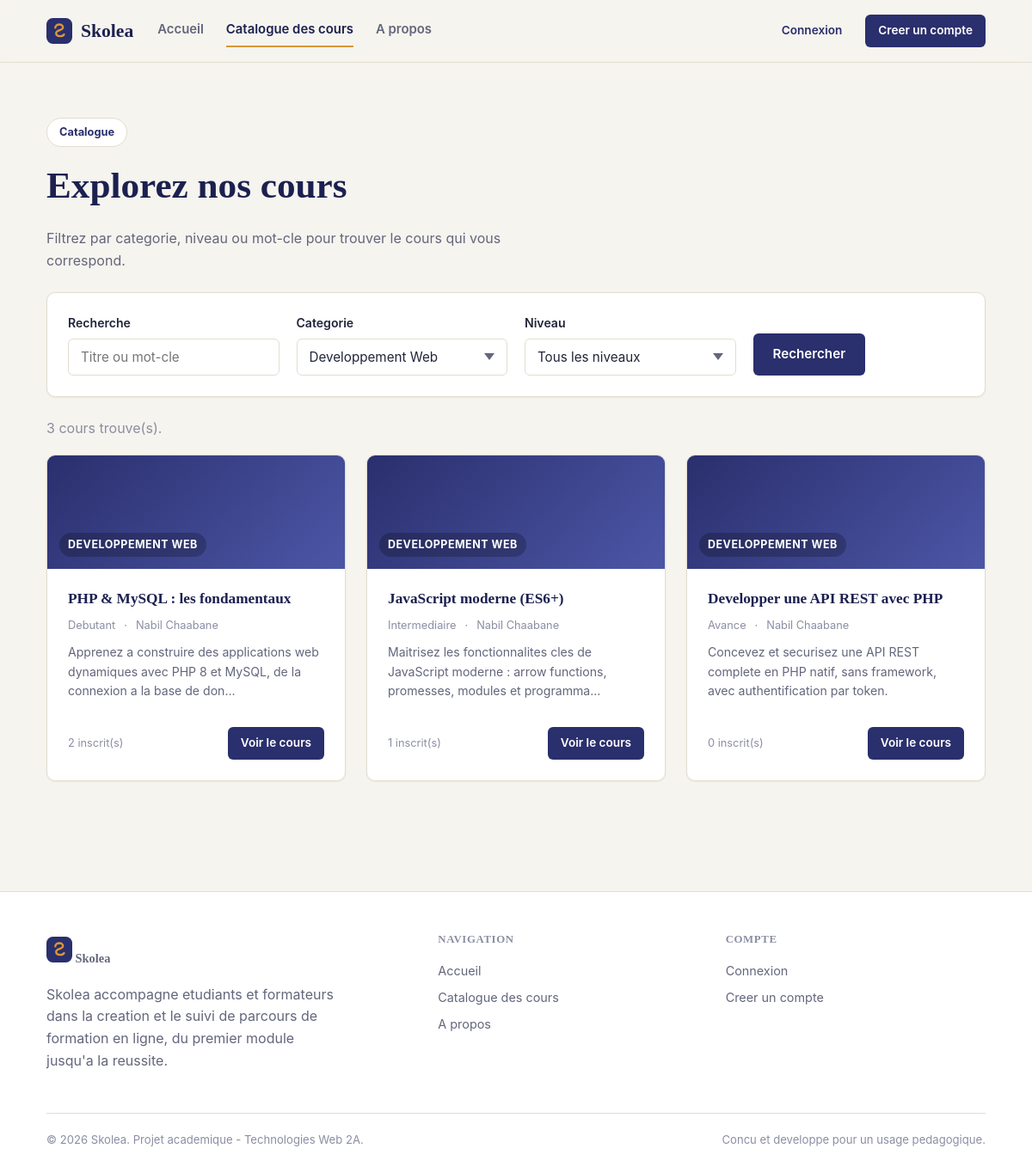
Page /SkoleaMVC/View/FrontOffice/cours.php?categorie=Developpement+Web on the committed database.
### tables this page shows
CREATE TABLE cours (
    id              INT UNSIGNED AUTO_INCREMENT PRIMARY KEY,
    titre           VARCHAR(150) NOT NULL,
    description     TEXT NOT NULL,
    categorie_id    INT UNSIGNED NOT NULL,
    formateur_id    INT UNSIGNED NOT NULL,
    image           VARCHAR(255) NULL,
    niveau          ENUM('debutant', 'intermediaire', 'avance') NOT NULL DEFAULT 'debutant',
    statut          ENUM('brouillon', 'publie') NOT NULL DEFAULT 'brouillon',
    date_creation   DATETIME NOT NULL DEFAULT CURRENT_TIMESTAMP,
    date_maj        DATETIME NOT NULL DEFAULT CURRENT_TIMESTAMP ON UPDATE CURRENT_TIMESTAMP,
    CONSTRAINT fk_cours_categorie FOREIGN KEY (categorie_id) REFERENCES categories(id)
        ON DELETE RESTRICT ON UPDATE CASCADE,
    CONSTRAINT fk_cours_formateur FOREIGN KEY (formateur_id) REFERENCES utilisateurs(id)
        ON DELETE CASCADE ON UPDATE CASCADE
);

CREATE TABLE categories (
    id              INT UNSIGNED AUTO_INCREMENT PRIMARY KEY,
    nom             VARCHAR(100) NOT NULL UNIQUE,
    description     VARCHAR(255) NULL,
    date_creation   DATETIME NOT NULL DEFAULT CURRENT_TIMESTAMP
);

CREATE TABLE utilisateurs (
    id              INT UNSIGNED AUTO_INCREMENT PRIMARY KEY,
    nom             VARCHAR(80)  NOT NULL,
    prenom          VARCHAR(80)  NOT NULL,
    email           VARCHAR(150) NOT NULL UNIQUE,
    mot_de_passe    VARCHAR(255) NOT NULL,
    role            ENUM('administrateur', 'formateur', 'etudiant') NOT NULL DEFAULT 'etudiant',
    photo           VARCHAR(255) NULL,
    bio             VARCHAR(500) NULL,
    date_creation   DATETIME NOT NULL DEFAULT CURRENT_TIMESTAMP
);

### SkoleaMVC/helpers.php (called while the page is built, shortened)
<?php
function e($value)
{
    return htmlspecialchars($value ?? '', ENT_QUOTES, 'UTF-8');
}
function niveau_label($niveau)
{
    if ($niveau === 'debutant') return 'Debutant';
    if ($niveau === 'intermediaire') return 'Intermediaire';
    if ($niveau === 'avance') return 'Avance';
    return ucfirst($niveau);
}

### config.php (called while the page is built)
<?php
class config
{
    private static $pdo = null;
    public static function getConnexion()
    {
        if (!isset(self::$pdo)) {
            $servername = "localhost";
            $username = "root";
            $password = "";
            $dbname = "skolea";
            try {
                self::$pdo = new PDO(
                    "mysql:host=$servername;dbname=$dbname;charset=utf8mb4",
                    $username,
                    $password
                );
                self::$pdo->setAttribute(PDO::ATTR_ERRMODE, PDO::ERRMODE_EXCEPTION);
                self::$pdo->setAttribute(PDO::ATTR_DEFAULT_FETCH_MODE, PDO::FETCH_ASSOC);
            } catch (Exception $e) {
                die('Erreur de connexion : ' . $e->getMessage());
            }
        }
        return self::$pdo;
    }
}

### SkoleaMVC/Model/Categorie.php (called while the page is built, shortened)
<?php
class Categorie
{
    private $pdo;
    public function __construct()
    {
        $this->pdo = config::getConnexion();
    }
    public function all()
    {
        return $this->pdo->query('SELECT * FROM categories ORDER BY nom')->fetchAll();
    }
}

### SkoleaMVC/Model/Cours.php (called while the page is built, shortened)
<?php
class Cours
{
    private $pdo;
    private $selectAvecJointures = "
        SELECT c.*, cat.nom AS categorie_nom,
               u.nom AS formateur_nom, u.prenom AS formateur_prenom,
               (SELECT COUNT(*) FROM inscriptions i WHERE i.cours_id = c.id) AS nb_inscrits,
               (SELECT COUNT(*) FROM modules m WHERE m.cours_id = c.id) AS nb_modules
        FROM cours c
        INNER JOIN categories cat ON cat.id = c.categorie_id
        INNER JOIN utilisateurs u ON u.id = c.formateur_id
    ";
    public function __construct()
    {
        $this->pdo = config::getConnexion();
    }
    public function paginate($limit, $offset, $filtres = [])
    {
        list($where, $params) = $this->buildFiltre($filtres);
        $stmt = $this->pdo->prepare(
            $this->selectAvecJointures . " {$where} ORDER BY c.date_creation DESC LIMIT :limit OFFSET :offset"
        );
        foreach ($params as $key => $value) {
            $stmt->bindValue($key, $value);
        }
        $stmt->bindValue(':limit', $limit, PDO::PARAM_INT);
        $stmt->bindValue(':offset', $offset, PDO::PARAM_INT);
        $stmt->execute();
        return $stmt->fetchAll();
    }
    public function count($filtres = [])
    {
        list($where, $params) = $this->buildFiltre($filtres);
        $stmt = $this->pdo->prepare("SELECT COUNT(*) FROM cours c {$where}");
        $stmt->execute($params);
        return (int) $stmt->fetchColumn();
    }
    private function buildFiltre($filtres)
    {
        $conditions = [];
        $params = [];
        if (!empty($filtres['statut'])) {
            $conditions[] = 'c.statut = :statut';
            $params[':statut'] = $filtres['statut'];
        }
        if (!empty($filtres['categorie_id'])) {
            $conditions[] = 'c.categorie_id = :categorie_id';
            $params[':categorie_id'] = $filtres['categorie_id'];
        }
        $where = $conditions === [] ? '' : 'WHERE ' . implode(' AND ', $conditions);
        return [$where, $params];
    }
}

### SkoleaMVC/View/FrontOffice/cours.php (the view, shortened to what this page needs)
<?php
require_once __DIR__ . '/../../bootstrap.php';
require_once __DIR__ . '/../../Model/Cours.php';
require_once __DIR__ . '/../../Model/Categorie.php';
$categorieNom = trim($_GET['categorie'] ?? '');
$recherche = trim($_GET['q'] ?? '');
$categorieModel = new Categorie();
$categories = $categorieModel->all();
$filtres = ['statut' => 'publie'];
foreach ($categories as $cat) {
    if ($cat['nom'] === $categorieNom) {
        $filtres['categorie_id'] = $cat['id'];
    }
}
$coursModel = new Cours();
$parPage = 6;
$page = max(1, (int) ($_GET['page'] ?? 1));
$total = $coursModel->count($filtres);
$totalPages = max(1, (int) ceil($total / $parPage));
$page = min($page, $totalPages);
$offset = ($page - 1) * $parPage;
$cours = $coursModel->paginate($parPage, $offset, $filtres);
require __DIR__ . '/includes/header.php';
?>
<section class="section" style="padding-bottom:24px;">
    <div class="container">
        <span class="hero-eyebrow">Catalogue</span>
        <h1>Explorez nos cours</h1>
        <p class="text-muted" style="max-width:56ch;">Filtrez par categorie, niveau ou mot-cle pour trouver le cours qui vous correspond.</p>
        <form method="get" action="cours.php" class="card" style="margin-top:24px;">
            <div class="card-body form-row" style="align-items:end;">
                <div class="form-group" style="margin-bottom:0;">
                    <label class="form-label" for="q">Recherche</label>
                    <input type="text" id="q" name="q" class="form-control" placeholder="Titre ou mot-cle" value="<?= e($recherche) ?>">
                </div>
                <div class="form-group" style="margin-bottom:0;">
                    <label class="form-label" for="categorie">Categorie</label>
                    <select id="categorie" name="categorie" class="form-control">
                        <?php foreach ($categories as $cat): ?>
                            <option value="<?= e($cat['nom']) ?>" <?= $categorieNom === $cat['nom'] ? 'selected' : '' ?>><?= e($cat['nom']) ?></option>
                        <?php endforeach; ?>
                    </select>
                </div>
                <div class="form-group" style="margin-bottom:0;">
                    <label class="form-label" for="niveau">Niveau</label>
                    <select id="niveau" name="niveau" class="form-control">
                        <option value="">Tous les niveaux</option>
                    </select>
                </div>
                <div class="form-group" style="margin-bottom:0;">
                    <button type="submit" class="btn btn-primary">Rechercher</button>
                </div>
            </div>
        </form>
    </div>
</section>
<section class="section" style="padding-top:0;">
    <div class="container">
        <p class="text-soft" style="margin-bottom:18px;"><?= (int) $total ?> cours trouve(s).</p>
        <?php if ($cours === []): ?>
            <div class="empty-state card">
                <h3>Aucun cours ne correspond a votre recherche</h3>
                <p>Essayez d'autres criteres ou consultez le catalogue complet.</p>
                <a href="cours.php" class="btn btn-outline">Reinitialiser les filtres</a>
            </div>
        <?php else: ?>
            <div class="grid grid-cols-3">
                <?php foreach ($cours as $c): ?>
                    <article class="card course-card">
                        <div class="course-thumb"><span><?= e($c['categorie_nom']) ?></span></div>
                        <div class="card-body">
                            <h3><a href="cours_detail.php?id=<?= (int) $c['id'] ?>"><?= e($c['titre']) ?></a></h3>
                            <div class="course-meta">
                                <span><?= e(niveau_label($c['niveau'])) ?></span>
                                <span>&middot;</span>
                                <span><?= e($c['formateur_prenom'] . ' ' . $c['formateur_nom']) ?></span>
                            </div>
                            <p class="course-desc"><?= e(mb_strimwidth($c['description'], 0, 110, '...')) ?></p>
                            <div class="card-footer">
                                <span class="text-soft" style="font-size:.8rem;"><?= (int) $c['nb_inscrits'] ?> inscrit(s)</span>
                                <a href="cours_detail.php?id=<?= (int) $c['id'] ?>" class="btn btn-primary btn-sm">Voir le cours</a>
                            </div>
                        </div>
                    </article>
                <?php endforeach; ?>
            </div>
        <?php endif; ?>
    </div>
</section>
<?php require __DIR__ . '/includes/footer.php'; ?>

### SkoleaMVC/assets/css/app.css (style rules this page uses)
:root { --color-bg: #f6f4ee; --color-surface: #ffffff; --color-surface-alt: #efece2; --color-border: #e2ddd0; --color-text: #21243a; --color-text-muted: #63667c; --color-text-soft: #8b8ea3; --color-primary: #2a2f6d; --color-primary-dark: #1c2050; --color-primary-light: #4c56a6; --color-accent: #dd9636; --color-accent-dark: #b87a24; --color-success: #2e8b57; --color-success-bg: #e5f3ea; --color-warning: #c77d22; --color-warning-bg: #faf0e0; --color-danger: #c1443a; --color-danger-bg: #fbe9e7; --color-info: #2f6f9e; --color-info-bg: #e7f1f7; --font-heading: Cambria, Georgia, 'Times New Roman', serif; --font-body: -apple-system, BlinkMacSystemFont, 'Segoe UI', Roboto, Helvetica, Arial, sans-serif; --radius-sm: 6px; --radius-md: 10px; --radius-lg: 18px; --shadow-sm: 0 1px 2px rgba(33, 36, 58, 0.06); --shadow-md: 0 8px 24px rgba(33, 36, 58, 0.08); --shadow-lg: 0 16px 40px rgba(33, 36, 58, 0.14); --container-width: 1140px; }
*, *::before, *::after { box-sizing: border-box; }
html { -webkit-text-size-adjust: 100%; scroll-behavior: smooth; }
body { margin: 0; background: var(--color-bg); color: var(--color-text); font-family: var(--font-body); font-size: 16px; line-height: 1.6; -webkit-font-smoothing: antialiased; }
a { color: inherit; text-decoration: none; }
button { font: inherit; }
h1, h2, h3, h4, h5 { font-family: var(--font-heading); font-weight: 600; line-height: 1.25; margin: 0 0 .5em; color: var(--color-primary-dark); }
h1 { font-size: clamp(1.9rem, 1.5rem + 1.6vw, 2.75rem); }
h3 { font-size: 1.3rem; }
p { margin: 0 0 1em; }
.text-muted { color: var(--color-text-muted); }
.text-soft { color: var(--color-text-soft); }
.container { width: 100%; max-width: var(--container-width); margin: 0 auto; padding: 0 24px; }
.section { padding: 64px 0; }
.grid { display: grid; gap: 24px; }
.grid-cols-3 { grid-template-columns: repeat(3, 1fr); }
.btn { display: inline-flex; align-items: center; justify-content: center; gap: 8px; border: 1px solid transparent; border-radius: var(--radius-sm); padding: 11px 22px; font-size: .95rem; font-weight: 600; cursor: pointer; transition: transform .12s ease, box-shadow .12s ease, background-color .12s ease, border-color .12s ease; white-space: nowrap; }
.btn-primary { background: var(--color-primary); color: #fff; }
.btn-sm { padding: 7px 14px; font-size: .85rem; }
.card { background: var(--color-surface); border: 1px solid var(--color-border); border-radius: var(--radius-md); box-shadow: var(--shadow-sm); }
.card-body { padding: 24px; }
.form-group { margin-bottom: 20px; }
.form-label { display: block; font-weight: 600; font-size: .88rem; margin-bottom: 6px; color: var(--color-text); }
.form-control { width: 100%; padding: 11px 14px; border: 1px solid var(--color-border); border-radius: var(--radius-sm); background: var(--color-surface); font-family: inherit; font-size: .95rem; color: var(--color-text); transition: border-color .12s ease, box-shadow .12s ease; }
select.form-control { appearance: none; background-repeat: no-repeat; background-position: right 14px center; padding-right: 34px; }
.form-row { display: grid; grid-template-columns: repeat(auto-fit, minmax(180px, 1fr)); gap: 16px 20px; }
.hero-eyebrow { display: inline-flex; align-items: center; gap: 8px; background: var(--color-surface); border: 1px solid var(--color-border); border-radius: 999px; padding: 6px 14px; font-size: .8rem; font-weight: 700; color: var(--color-primary); margin-bottom: 18px; }
.course-card { display: flex; flex-direction: column; overflow: hidden; height: 100%; }
.course-thumb { height: 132px; background: linear-gradient(135deg, var(--color-primary) 0%, var(--color-primary-light) 100%); display: flex; align-items: flex-end; padding: 14px; position: relative; }
.course-thumb span { color: #fff; font-weight: 700; font-size: .78rem; text-transform: uppercase; letter-spacing: .04em; background: rgba(0,0,0,.22); padding: 4px 10px; border-radius: 999px; }
.course-card .card-body { flex: 1; display: flex; flex-direction: column; gap: 10px; }
.course-card h3 { font-size: 1.08rem; margin: 0; }
.course-meta { display: flex; align-items: center; gap: 10px; font-size: .8rem; color: var(--color-text-soft); }
.course-desc { font-size: .88rem; color: var(--color-text-muted); flex: 1; }
.course-card .card-footer { display: flex; align-items: center; justify-content: space-between; margin-top: auto; padding-top: 6px; }

### rows in the picture
cours: categorie.nom "DEVELOPPEMENT WEB", titre "PHP & MySQL : les fondamentaux", niveau "Debutant", formateur.nom "Nabil Chaabane", description "Apprenez a construire des applications web dynamiques avec PHP 8 et MySQL, de la connexion a la base de don...", nb_inscrits "2"
cours: categorie.nom "DEVELOPPEMENT WEB", titre "JavaScript moderne (ES6+)", niveau "Intermediaire", formateur.nom "Nabil Chaabane", description "Maitrisez les fonctionnalites cles de JavaScript moderne : arrow functions, promesses, modules et programma...", nb_inscrits "1"
cours: categorie.nom "DEVELOPPEMENT WEB", titre "Developper une API REST avec PHP", niveau "Avance", formateur.nom "Nabil Chaabane", description "Concevez et securisez une API REST complete en PHP natif, sans framework, avec authentification par token.", nb_inscrits "0"

### other values in the picture
$total "3"
form field categorie "Developpement Web"
